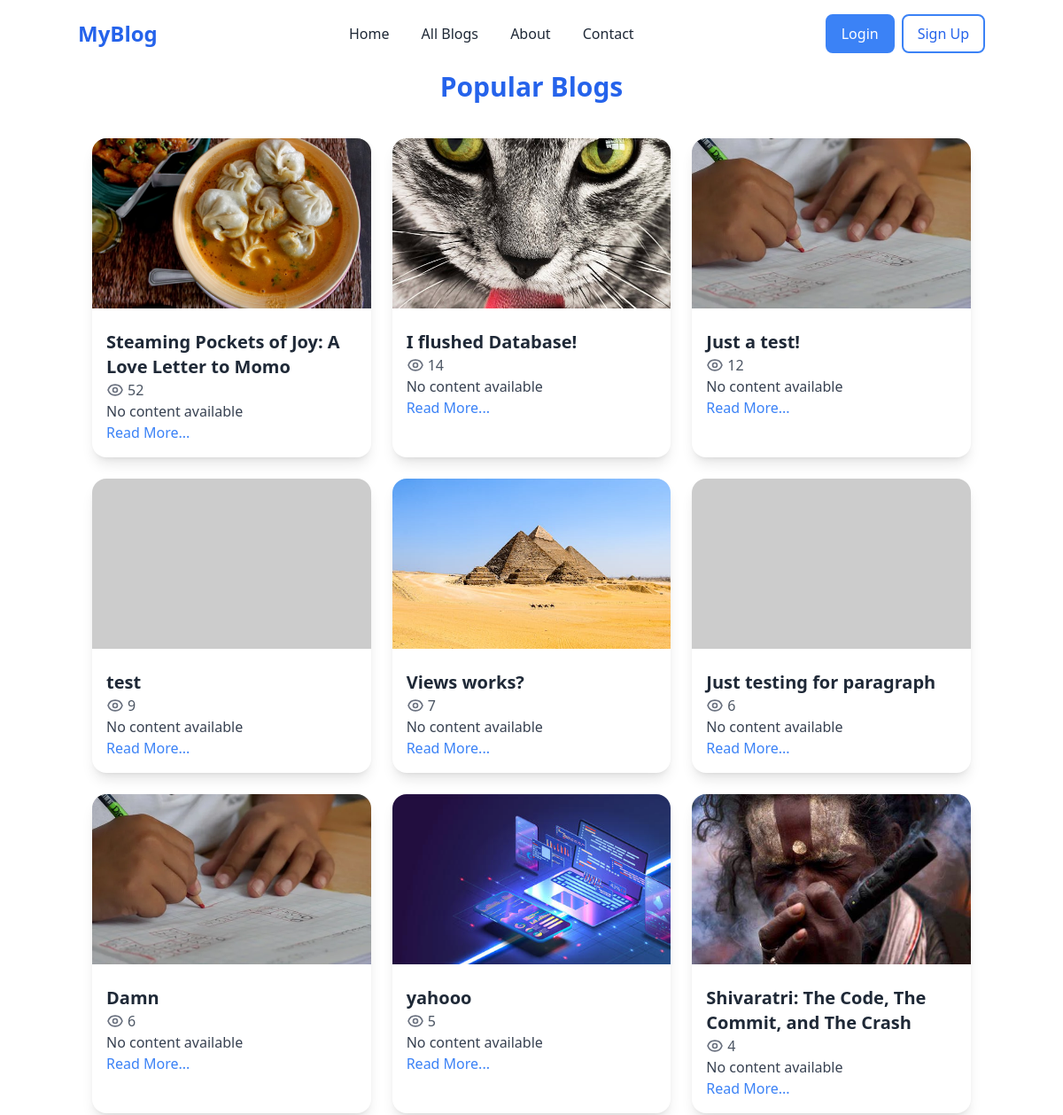
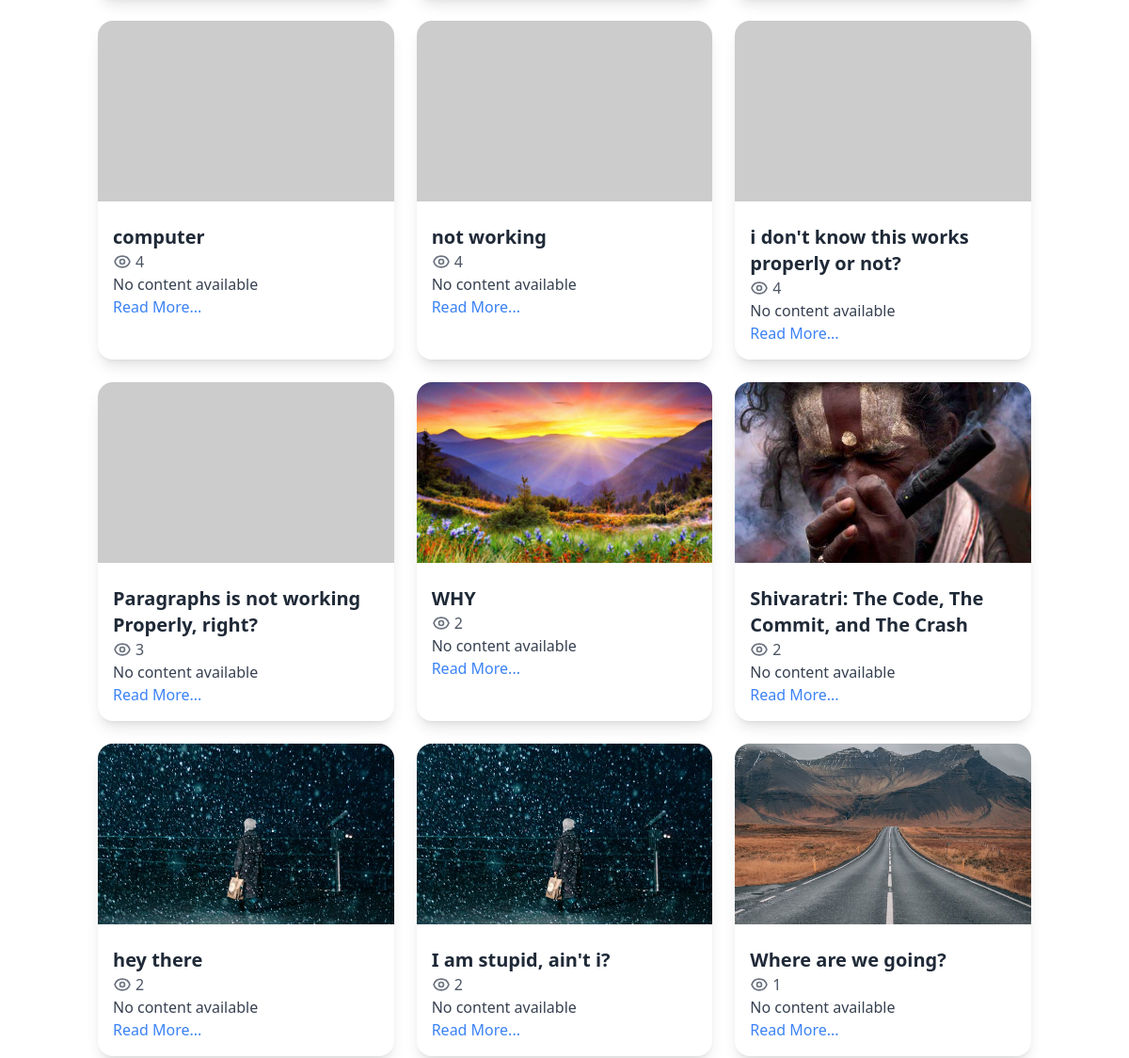
The app's page /popular/ (upper part), older data (2 pictures, top to bottom).
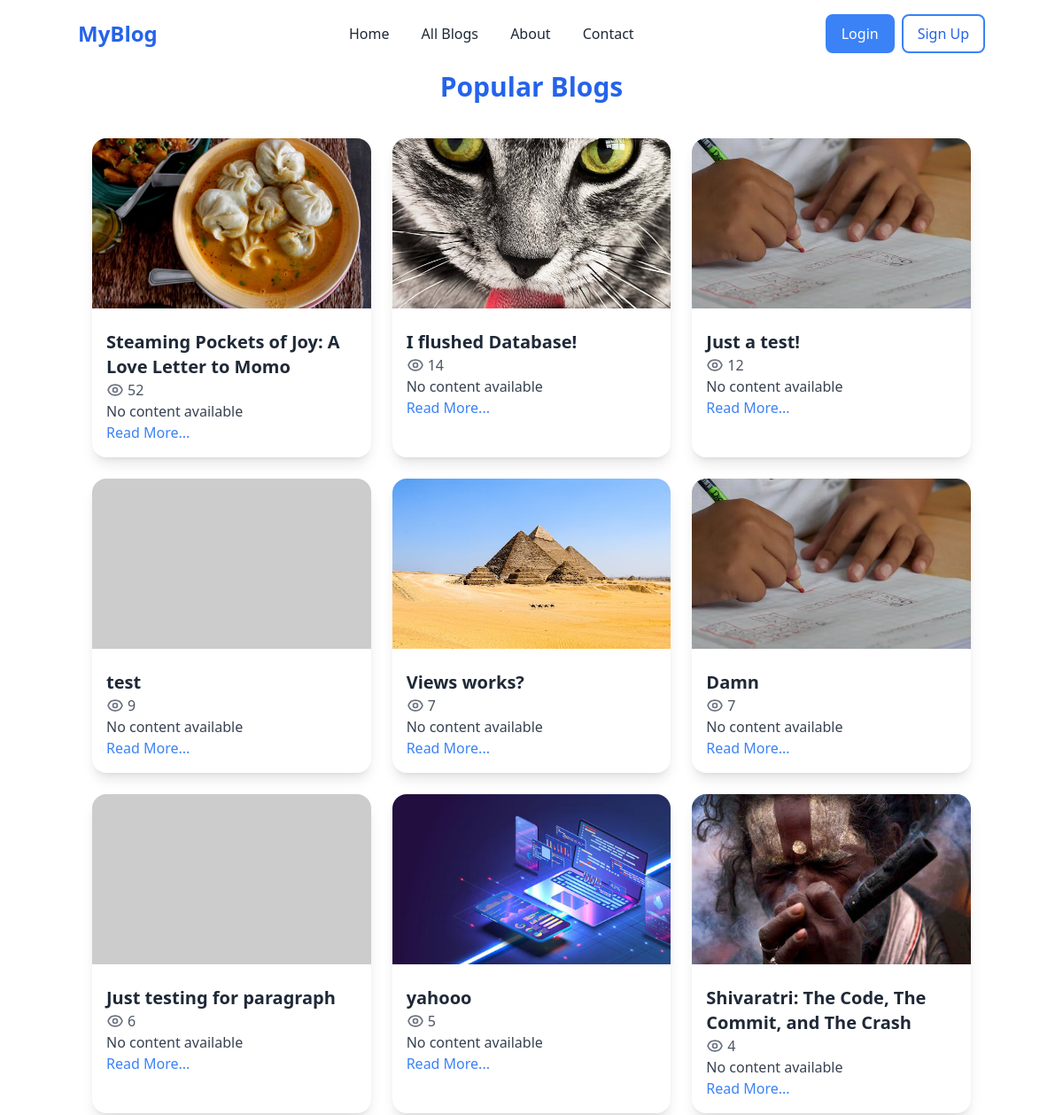
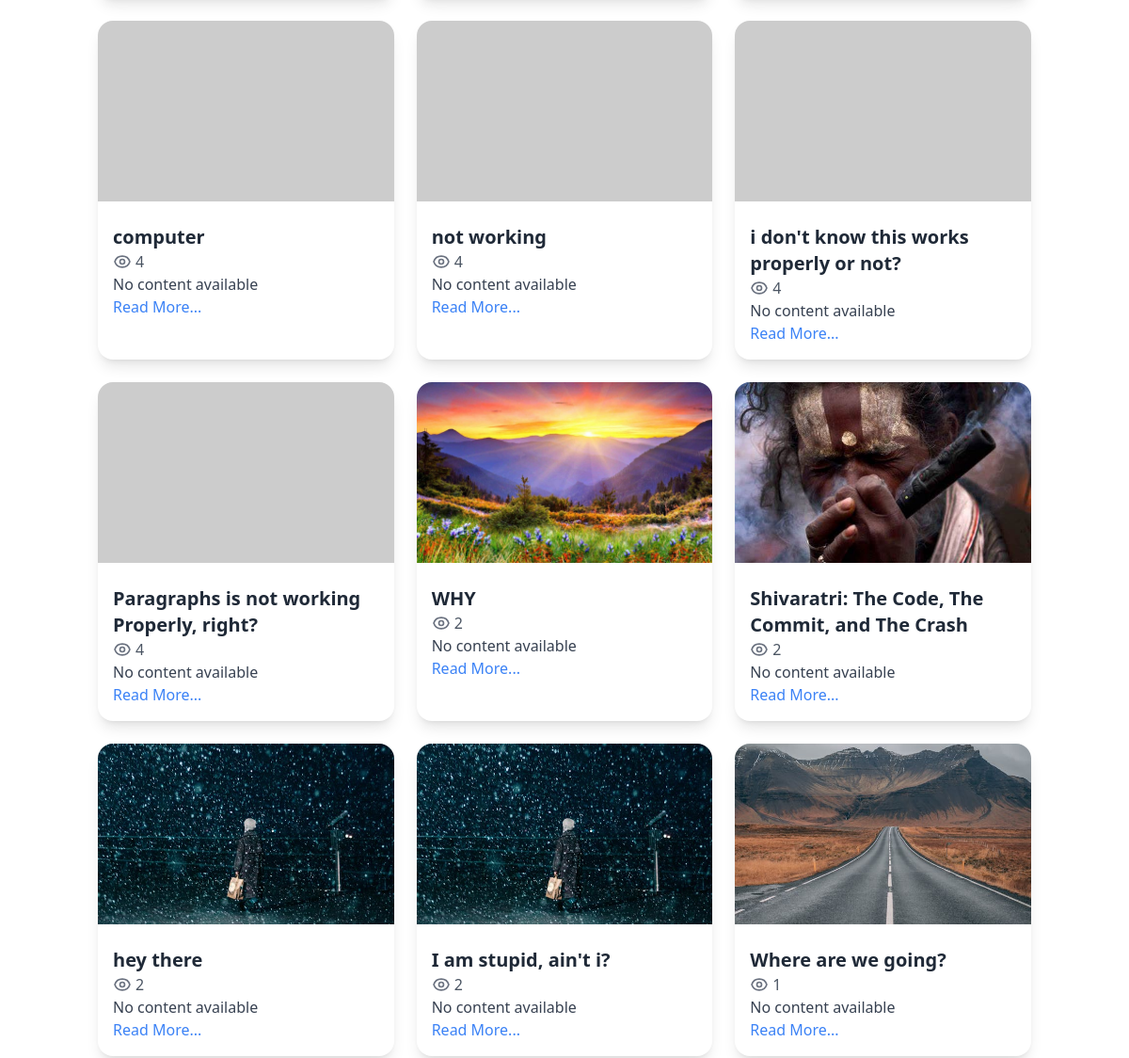
The same page, newer data (2 pictures, top to bottom).
### blog/models.py (models this page shows, shortened)
class Post(models.Model):
    title=models.CharField(max_length=200)
    content=RichTextField()
    author=models.CharField(max_length=100)
    created_at=models.DateTimeField(auto_now_add=True)
    updated_at=models.DateTimeField(auto_now=True)
    image = models.ImageField(upload_to='blog_images/', null=True, blank=True)
    tags = models.ManyToManyField(Tag, related_name='posts', blank=True)
    views = models.PositiveIntegerField(default=0)

### blog/views.py (the view)
# urls.py: path('popular/',views.popular_posts,name="popular_posts"),
def popular_posts(request):
    popular_post=Post.objects.order_by('-views')
    return render(request,'popular_posts.html',{'popular_post':popular_post})

### blog/templates/popular_posts.html (shortened to what this page needs)
{% extends 'base.html' %}
{% block content %}
<div class="container mx-auto pt-20 px-4">
    <h1 class="text-center text-3xl font-bold text-blue-600 mb-10">Popular Blogs</h1>
    <div class="grid md:grid-cols-3 gap-6">
        {% for post in popular_post%}
        <div class="bg-white rounded-2xl shadow-lg overflow-hidden transition-transform transform hover:scale-105 hover:shadow-xl">
            {% if post.image %}
            <img src="{{ post.image.url }}" alt="Post Image" class="w-full h-48 object-cover">
            {% else %}
            <img src="https://via.placeholder.com/300" alt="No Image" class="w-full h-48 object-cover">
            {% endif %}
            <div class="p-4">
                <h2 class="text-xl font-semibold text-gray-800 mt-2">{{ post.title }}</h2>
                <p class="text-gray-600 flex items-center space-x-1">
                    <span>{{ post.views }}</span>
                </p>
                <p class="text-gray-700">{{ post.content|truncatechars:100 }}</p>
                <a href="{% url 'blog' post.id %}" class="text-blue-500 hover:underline">Read More...</a>
            </div>
        </div>
        {% empty %}
        <p class="col-span-3 text-center text-gray-500">No posts available.</p>
        {% endfor %}
    </div>
</div>
{% endblock %}

Row changes from the older to the newer data that the page shows:
changed Post "Damn": views "6" → "7"; moves up the list
changed Post "Paragraphs is not working Properly, right?": views "3" → "4"
